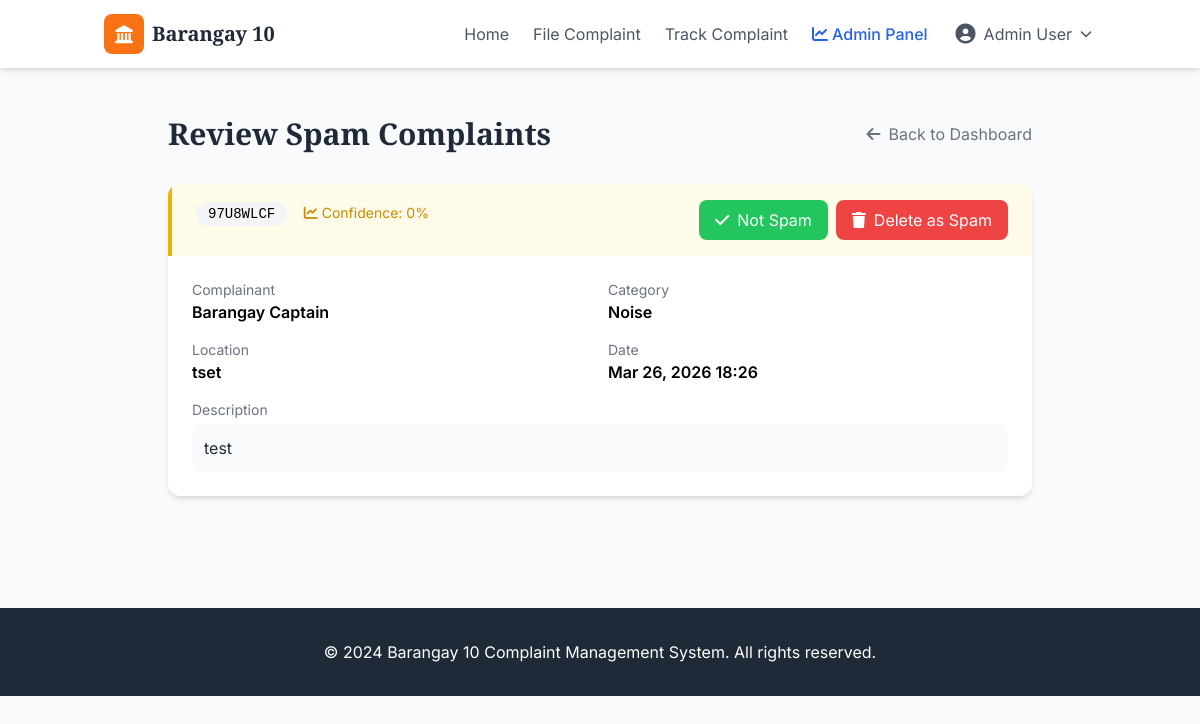
Screenshot of /review-spam/ (signed in) with the database file from the repository.
### accounts/models.py (models this page shows, shortened)
class User(AbstractUser):
    username = None
    email = models.EmailField(unique=True)
    ROLE_CHOICES = [
        ('resident', 'Resident'),
        ('admin', 'Admin'),
        ('captain', 'Captain'),
    ]
    role = models.CharField(max_length=20, choices=ROLE_CHOICES, default='resident')
    first_name = models.CharField(max_length=150)
    last_name = models.CharField(max_length=150)
    is_verified = models.BooleanField(default=False)
    verification_code = models.CharField(max_length=6, blank=True, null=True)
    verification_code_created_at = models.DateTimeField(blank=True, null=True)
    USERNAME_FIELD = 'email'
    REQUIRED_FIELDS = ['first_name', 'last_name']
    objects = UserManager()
    def is_admin(self):
        return self.role in ['admin', 'captain']

### complaints/models.py (models this page shows, shortened)
class Complaint(models.Model):
    STATUS_CHOICES = [
        ('pending', 'Pending'),
        ('under_review', 'Under Review'),
        ('in_progress', 'In Progress'),
        ('resolved', 'Resolved'),
        ('rejected', 'Rejected'),
    ]
    tracking_code = models.CharField(max_length=8, unique=True, default=generate_tracking_code)
    submitted_by = models.ForeignKey(User, on_delete=models.CASCADE, related_name='complaints')
    category = models.ForeignKey(Category, on_delete=models.SET_NULL, null=True)
    description = models.TextField()
    location = models.CharField(max_length=200)
    image = models.ImageField(upload_to='complaints/', blank=True, null=True)
    status = models.CharField(max_length=20, choices=STATUS_CHOICES, default='pending')
    status_updated_by = models.ForeignKey(User, on_delete=models.SET_NULL, null=True, blank=True, related_name='updated_complaints')
    admin_notes = models.TextField(blank=True)
    created_at = models.DateTimeField(auto_now_add=True)
    updated_at = models.DateTimeField(auto_now=True)
    resolved_at = models.DateTimeField(null=True, blank=True)
    is_spam = models.BooleanField(default=False)
    spam_confidence = models.FloatField(default=0.0)
    reviewed_by_admin = models.BooleanField(default=False)
    resolution_feedback = models.TextField(blank=True, null=True, help_text="Feedback for resolved or rejected complaints")

class Category(models.Model):
    name = models.CharField(max_length=50, unique=True)
    description = models.TextField(blank=True)
    created_at = models.DateTimeField(auto_now_add=True)
    class Meta:
        verbose_name_plural = "Categories"

### complaints/views.py (the view, shortened to what this page needs)
# urls.py: path('review-spam/', views.review_spam, name='review_spam'),
@login_required
@user_passes_test(lambda u: u.is_admin())
def review_spam(request):
    spam_complaints = Complaint.objects.filter(is_spam=True, reviewed_by_admin=False).order_by('-spam_confidence')
    spam_anonymous = AnonymousComplaint.objects.filter(is_spam=True, reviewed_by_admin=False).order_by('-spam_confidence')
    return render(request, 'complaints/review_spam.html', {'complaints': spam_complaints, 'anonymous': spam_anonymous})

### templates/complaints/review_spam.html (shortened to what this page needs)
{% extends 'base.html' %}
{% block content %}
<div class="container mx-auto px-4 py-12 max-w-4xl">
    <div class="flex justify-between items-center mb-8">
        <h1 class="text-3xl font-display font-bold text-gray-800">Review Spam Complaints</h1>
        <a href="{% url 'admin_dashboard' %}" class="text-gray-500 hover:text-gray-700">
            <i class="fas fa-arrow-left mr-2"></i>Back to Dashboard
        </a>
    </div>
    {% if complaints %}
        <div class="space-y-6">
            {% for complaint in complaints %}
            <div class="bg-white rounded-xl shadow-md overflow-hidden">
                <div class="bg-yellow-50 px-6 py-4 border-l-4 border-yellow-500">
                    <div class="flex justify-between items-start">
                        <div>
                            <span class="font-mono text-sm bg-gray-100 px-3 py-1 rounded-full">{{ complaint.tracking_code }}</span>
                            <span class="ml-3 text-sm text-yellow-600">
                                <i class="fas fa-chart-line mr-1"></i>Confidence: {{ complaint.spam_confidence|floatformat:0 }}%
                            </span>
                        </div>
                        <div class="flex gap-2">
                            <form method="POST">
                                <button type="submit" class="bg-green-500 text-white px-4 py-2 rounded-lg hover:bg-green-600">
                                    <i class="fas fa-check mr-2"></i>Not Spam
                                </button>
                            </form>
                            <form method="POST">
                                <button type="submit" class="bg-red-500 text-white px-4 py-2 rounded-lg hover:bg-red-600" onclick="return confirm('Delete this spam complaint?')">
                                    <i class="fas fa-trash mr-2"></i>Delete as Spam
                                </button>
                            </form>
                        </div>
                    </div>
                </div>
                <div class="p-6">
                    <div class="grid grid-cols-2 gap-4 mb-4">
                        <div>
                            <p class="text-gray-500 text-sm">Complainant</p>
                            <p class="font-semibold">{{ complaint.submitted_by.get_full_name|default:complaint.submitted_by.username }}</p>
                        </div>
                        <div>
                            <p class="text-gray-500 text-sm">Category</p>
                            <p class="font-semibold">{{ complaint.category.name|default:"Uncategorized" }}</p>
                        </div>
                        <div>
                            <p class="text-gray-500 text-sm">Location</p>
                            <p class="font-semibold">{{ complaint.location }}</p>
                        </div>
                        <div>
                            <p class="text-gray-500 text-sm">Date</p>
                            <p class="font-semibold">{{ complaint.created_at|date:"M d, Y H:i" }}</p>
                        </div>
                    </div>
                    <div>
                        <p class="text-gray-500 text-sm">Description</p>
                        <p class="text-gray-800 mt-1 bg-gray-50 p-3 rounded-lg">{{ complaint.description }}</p>
                    </div>
                </div>
            </div>
            {% endfor %}
        </div>
    {% else %}
        <div class="bg-white rounded-xl shadow-md p-12 text-center">
            <i class="fas fa-shield-alt text-5xl text-green-500 mb-4"></i>
            <p class="text-gray-500 text-lg">No spam complaints to review</p>
            <p class="text-gray-400">All flagged complaints have been reviewed.</p>
        </div>
    {% endif %}
</div>
{% endblock %}

### templates/base.html (shortened to what this page needs)
<!DOCTYPE html>
<html lang="en">
<head>
    <script src="https://cdn.tailwindcss.com"></script>
    <link rel="stylesheet" href="https://cdnjs.cloudflare.com/ajax/libs/font-awesome/6.4.0/css/all.min.css">
</head>
<body class="bg-gray-50">
    <nav class="bg-white shadow-md sticky top-0 z-50">
        <div class="container mx-auto px-4 py-3 flex justify-between items-center">
            <a href="{% url 'home' %}" class="flex items-center gap-2">
                <div class="w-10 h-10 bg-orange-500 rounded-lg flex items-center justify-center">
                    <i class="fas fa-landmark text-white text-lg"></i>
                </div>
                <span class="font-display font-bold text-xl text-gray-800">Barangay 10</span>
            </a>
            <div class="hidden md:flex items-center gap-6">
                <a href="{% url 'home' %}" class="text-gray-600 hover:text-orange-500 transition">Home</a>
                <a href="{% url 'submit_complaint' %}" class="text-gray-600 hover:text-orange-500 transition">File Complaint</a>
                <a href="{% url 'track_complaint' %}" class="text-gray-600 hover:text-orange-500 transition">Track Complaint</a>
                {% if user.is_authenticated %}
                    {% if user.is_admin %}
                        <a href="{% url 'admin_dashboard' %}" class="text-blue-600 hover:text-blue-700 transition font-medium">
                            <i class="fas fa-chart-line mr-1"></i>Admin Panel
                        </a>
                    {% endif %}
                    <div class="dropdown-container">
                        <button class="flex items-center gap-2 text-gray-600 hover:text-orange-500 py-2 px-1">
                            <i class="fas fa-user-circle text-xl"></i>
                            <span>{{ user.first_name }} {{ user.last_name }}</span>
                            <i class="fas fa-chevron-down text-xs"></i>
                        </button>
                    </div>
                {% endif %}
            </div>
        </div>
    </nav>
    <main>
        {% block content %}{% endblock %}
    </main>
    <footer class="bg-gray-800 text-white mt-16">
        <div class="container mx-auto px-4 py-8 text-center">
            <p>&copy; 2024 Barangay 10 Complaint Management System. All rights reserved.</p>
        </div>
    </footer>
</body>
</html>

### templates/base.html (style rules this page uses)
* { font-family: 'Inter', sans-serif; }
.font-display { font-family: 'Playfair Display', serif; }
.dropdown-container { position: relative; }
.dropdown-container::after { content: ''; position: absolute; top: 100%; right: 0; width: 100%; height: 5px; background: transparent; }

### rows the page displays
User: first_name "Admin", last_name "User"
Complaint: tracking_code "97U8WLCF", spam_confidence "0", submitted_by.get_full_name "Barangay Captain", category.name "Noise", location "tset", created_at "Mar 26, 2026 18:26", description "test"
